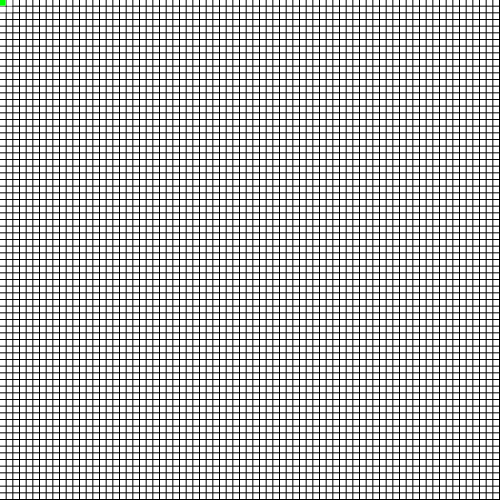
Frame 1 (no input)
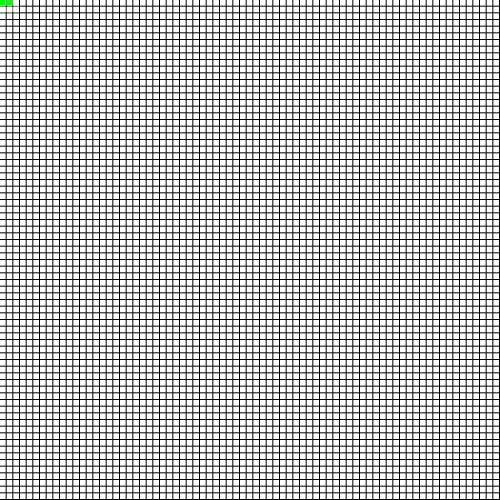
Frame 2 (the mouse pressed at the canvas centre, redrawn once)

The p5.js sketch that drew these frames (run headless with seeded random() and noise() and a simulated clock; the mouse was pressed at the canvas centre and the sketch redrawn once):

// p5.js sketch
// ── sketch.js
function removeFromArray(arr, elt) {
  for (var i = arr.length - 1; i >= 0; i--) {
    if (arr[i] == elt) {
      arr.splice(i, 1)
    }
  }
}

function heuristic(a, b) {
  var d = dist(a.i, a.j, b.i, b.j);
  // var d = abs(a.i - b.i) + abs(a.j - b.j)
  return d;
}


function getStartBlockCordinate(selectedObject) {
  start = getBlockCordinate(selectedObject.value)
  // alert(start.i) 
}

function getEndBlockCordinate(selectedObject) {
  end = getBlockCordinate(selectedObject.value)
  // alert(end.i)

}

//Get the button:
mybutton = document.getElementById("btn");

// When the user scrolls down 20px from the top of the document, show the button
window.onscroll = function () { scrollFunction() };

function scrollFunction() {
  if (document.body.scrollTop > 20 || document.documentElement.scrollTop > 20) {
    // mybutton.style.display = "block";
  } else {
    // mybutton.style.display = "none";
  }
}

function showDirectionClick() {
  // alert("inside")
  openSet = []
  closedSet = []
  exitDraw = false
  openSet.push(start)

  while (!exitDraw) {
    draw()
  }
  document.body.scrollTop = 0; // For Safari
  document.documentElement.scrollTop = 0;

}






function getBlockCordinate(selectedBlock) {
  switch (selectedBlock) {
    case '1':
      return grid[32][41]; // block A
      break;
    case '2':
      return grid[15][40]; // block B
      break;
    case '3':
      return grid[17][28]; // Block C
      break;
    case '4':
      return grid[7][28] // Block D
      break;
    case '5':
      alert("You can go to E block via F block or D block");
      return;                       // Block E
      break;
    case '6':
      return grid[17][17]  // Block F
      break;
    case '7':
      return grid[15][5]   // Block G
      break;
    case '8':
      return grid[32][5]   // Block H
      break;
    case '9':
      return grid[30][15]  // Block I
      break;
    case '10':
      return grid[40][14] // Block J
      break;
    case '11':
      return grid[42][28] // Block K
      break;
    case '12':
      return grid[31][30] // Block L
      break;

    default:
      break;
  }
}


var cols = 75;
var rows = 75;
var grid = new Array(cols);

var openSet = []
var closedSet = []
var start;
var end;
var w, h
var path = [];
var exitDraw = false;
// var canvas = document.getElementById('responsiveCanvas');
// var heightRatio = 1.5;
// canvas.height = canvas.width * heightRatio;


function Spot(i, j) {
  this.i = i
  this.j = j
  this.f = 0
  this.g = 0
  this.h = 0
  this.neighbors = []
  this.previous = undefined;
  this.wall = false;
  this.block = false

  // if (random(1) < 0.2) {
  //   this.wall = true
  // }

  this.show = function (col) {
    fill(col);
    if (this.wall) {
      fill(204, 204, 32)
      // fill(151, 118, 27)
      // fill(0)
    }
    // if (this.block) {
    //   // fill(0, 0, 0)
    //   // fill(0)
    //   fill(204, 204, 32)
    // }
    noStroke();
    rect(this.i * w, this.j * h, w - 1, h - 1)

  }

  this.addNeighbors = function (grid) {
    var i = this.i
    var j = this.j
    if (i < cols - 1) {
      this.neighbors.push(grid[i + 1][j])
    }
    if (i > 0) {
      this.neighbors.push(grid[i - 1][j])
    }
    if (j < rows - 1) {
      this.neighbors.push(grid[i][j + 1])
    }
    if (j > 0) {
      this.neighbors.push(grid[i][j - 1])
    }
    if (i > 0 && j > 0) {
      this.neighbors.push(grid[i - 1][j - 1])
    }
    if (i < cols - 1 && j > 0) {
      this.neighbors.push(grid[i + 1][j - 1])
    }
    if (i > 0 && j > rows - 1) {
      this.neighbors.push(grid[i - 1][j + 1])
    }
    if (i < cols - 1 && j < rows - 1) {
      this.neighbors.push(grid[i + 1][j + 1])
    }
  }
}


function setup() {

  function windowResized() {
    resizeCanvas(windowWidth, windowHeight);
  }
  windowResized()
  // alert("setup")
  createCanvas(500, 500);
  pixelDensity(1)
  console.log("A*");


  w = width / cols
  h = height / rows


  //Making a 2D array
  for (var i = 0; i < cols; i++) {
    grid[i] = new Array(rows)
  }


  for (var i = 0; i < cols; i++) {
    for (var j = 0; j < rows; j++) {
      grid[i][j] = new Spot(i, j)
    }
  }

  for (var i = 0; i < cols; i++) {
    for (var j = 0; j < rows; j++) {
      grid[i][j].addNeighbors(grid);
    }
  }



  // start = grid[0][0]
  // end = grid[cols - 1][rows - 1]
  start = grid[0][0]
  end = grid[0][0]
  start.wall = false
  end.wall = false



  // //My added work



//Routes
  routes = [
    grid[46][33],
    grid[46][34],
    grid[46][35],
    grid[46][36],
    grid[46][37],
    grid[46][38],
    grid[46][39],
    grid[46][40],
    grid[46][41],
    grid[46][42],
  ]
  for (let index = 0; index < routes.length; index++) {
    const element = routes[index]
    element.block = true

  }

  //Block A
  blocka = [ 

  ]
  for (let index = 0; index < blocka.length; index++) {
    const element = blocka[index]
    element.wall = true

  }

  // Block B
  blockb = [
    
  ]
  for (let index = 0; index < blockb.length; index++) {
    const element = blockb[index]
    element.wall = true

  }

  // Block C 
  blockc = [

    


  ]

  for (let index = 0; index < blockc.length; index++) {
    const element = blockc[index]
    element.wall = true

  }

  // Block D
  blockd = [
    

  ]
  for (let index = 0; index < blockd.length; index++) {
    const element = blockd[index]
    element.wall = true

  }

  // Block E
  blocke = [
    
  ]
  for (let index = 0; index < blocke.length; index++) {
    const element = blocke[index]
    element.wall = true

  }

  // Block F
  blockf = [
    
  ]


  for (let index = 0; index < blockf.length; index++) {
    const element = blockf[index]
    element.wall = true

  }

  // Block G
  blockg = [

    
  ]
  for (let index = 0; index < blockg.length; index++) {
    const element = blockg[index]
    element.wall = true

  }

  // Block H
  blockh = [
  
  ]

  for (let index = 0; index < blockh.length; index++) {
    const element = blockh[index]
    element.wall = true

  }


  // Block I
  blocki = [
  // //  grid[45][45],
  //  grid[45][35],
  //  grid[45][34],
  //  grid[45][33],
  //  grid[45][32],
  //  grid[45][36],
  //  grid[45][37],
  //  grid[45][38],
  //  grid[45][39],
  //  grid[45][40],
  //  grid[45][41],
  //  grid[45][42],
  //  grid[45][43],

  //  grid[46][32],

  //  grid[47][35],
  //  grid[47][34],
  //  grid[47][33],
  //  grid[47][32],
  //  grid[47][36],
  //  grid[47][37],
  //  grid[47][38],
  //  grid[47][39],
  //  grid[47][40],
  //  grid[47][41],
  //  grid[47][42],
  //  grid[47][43],

  //  grid[46][43],
  ]

  for (let index = 0; index < blocki.length; index++) {
    const element = blocki[index]
    element.wall = true

  }





  // Block J
  blockj = [
    
  ]
  for (let index = 0; index < blockj.length; index++) {
    const element = blockj[index]
    element.wall = true

  }

  // Block K
  blockk = [
   
  ]

  for (let index = 0; index < blockk.length; index++) {
    const element = blockk[index]
    element.wall = true

  }


  // Block L
  blockl = [
    


  ]

  for (let index = 0; index < blockl.length; index++) {
    const element = blockl[index]
    element.wall = true

  }







  openSet.push(start);


  console.log(grid);


}

function draw() {
  // alert("draw")

  if (openSet.length > 0) {

    var winner = 0
    for (var i = 0; i < openSet.length; i++) {
      if (openSet[i].f < openSet[winner].f) {
        winner = i;
      }
    }

    var current = openSet[winner]

    if (current === end) {

      noLoop()
      exitDraw = true
      console.log("Done")
    }

    removeFromArray(openSet, current)

    closedSet.push(current)

    var neighbors = current.neighbors;
    for (var i = 0; i < neighbors.length; i++) {
      var neighbor = neighbors[i];

      if (!closedSet.includes(neighbor) && !neighbor.wall) {
        var tempG = current.g + 1;

        var newPath = false
        if (openSet.includes(neighbor)) {
          if (tempG < neighbor.g) {
            neighbor.g = tempG;
            newPath = true
          }
        } else {
          neighbor.g = tempG;
          newPath = true
          openSet.push(neighbor);
        }

        if (newPath) {
          neighbor.h = heuristic(neighbor, end);
          neighbor.f = neighbor.g + neighbor.h
          neighbor.previous = current;
        }



      }
      // neighbor.g = current.g+1
    }


    //We can keep going
  } else {
    console.log("No solution");
    // alert("No solution")
    noLoop()
    return;
    //no solution
  }


  background(0)
  // background(255)


  for (var i = 0; i < cols; i++) {
    for (var j = 0; j < rows; j++)
      grid[i][j].show(color(255, 255, 255))
  }


  for (var i = 0; i < closedSet.length; i++) {
    closedSet[i].show(color(255, 255, 255))
  }

  for (var i = 0; i < openSet.length; i++) {
    openSet[i].show(color(255, 255, 255))
  }



  //Find the path
  path = []
  var temp = current;
  path.push(temp)
  while (temp.previous) {
    path.push(temp.previous)
    temp = temp.previous;
  }


  for (var i = 0; i < path.length; i++) {
    path[i].show(color(0, 255, 0))
  }
}
